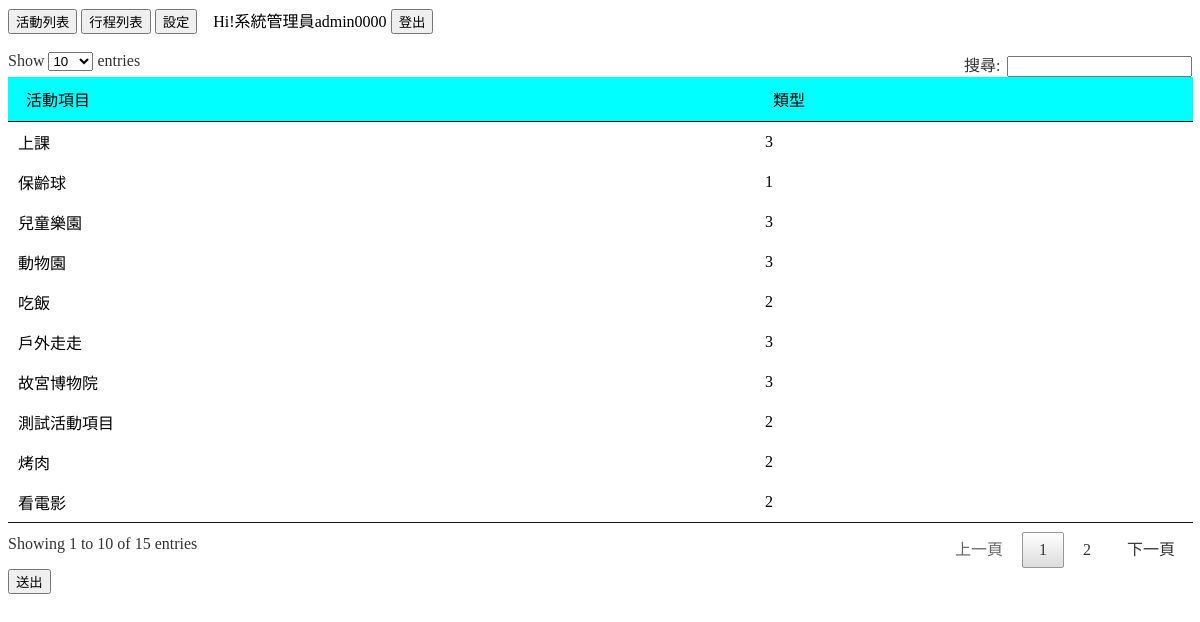
The page /plan_insert.php (signed in) on the database its author committed.
### tables this page shows
CREATE TABLE `activity` (
  `ac_id` int(6) UNSIGNED NOT NULL,
  `ac_type` int(30) NOT NULL,
  `ac_name` varchar(30) NOT NULL,
  `ac_weather` varchar(30) NOT NULL,
  `ac_drive` int(30) NOT NULL,
  `ac_carry` varchar(30) NOT NULL,
  `ac_spend` int(30) NOT NULL,
  `ac_hours` int(30) NOT NULL,
  `ac_timetype` int(30) NOT NULL,
  `ac_updatedate` timestamp NOT NULL DEFAULT CURRENT_TIMESTAMP ON UPDATE CURRENT_TIMESTAMP
);

### select_activity.php (called while the page is built)
<?php
    include("mysql.php");
    $sql = "select ac_id,ac_name,ac_type,(select name from activity_types where id = ac_type) as type_name,ac_weather,ac_drive,ac_carry,ac_spend,ac_hours from activity";
    $query = $conn->query($sql);
    $active = $query->fetchAll(PDO::FETCH_ASSOC);
?>

### plan_insert.php (the view, shortened to what this page needs)
<html>
  <head>
  </head>
<link href="jquery.dataTables.min.css" rel="stylesheet" />
<?php session_start();
    include("mysql.php");
    $us_admin = $_SESSION['us_admin'];
    if(!empty($us_admin)){
        include("select_activity.php");
    }
 ?>
  <body>
    <form name="showForm" method="post">
        <input type="button" value="活動列表" onClick="show('activity')"/>
        <input type="button" value="行程列表" onClick="show('plan')"/>
        <input type="button" value="設定" onClick="show('setting')"/>
        &nbsp&nbsp
        Hi!<?php echo $_SESSION['us_name'];
        echo $_SESSION['us_account'];?>
        <input type="button" value="登出" onClick="show('sign_out')"/>
        <br/><br/>
        <table id="example">
	<thead>
        <tr>
            <td bgcolor="#00FFFF">活動項目</td>
            <td bgcolor="#00FFFF">類型</td>
        </tr>
	</thead>
	<tbody>
        <?php
            foreach ($active as $key => $value) {
        ?>
         <tr>
            <td class="ac_name">
                    <?php echo $value["ac_name"]?>
            </td>
            <td class="ac_type">
                    <?php echo $value["ac_type"]?>
            </td>
        </tr>
        <?php
            }
        ?>
	</tbody>
</table>
        <input type="submit" value="送出" onClick="go_plan()"/>
    </form>
  </body>
</html>

### rows shown on the page
activity: ac_name "保齡球", ac_type "1"
activity: ac_name "吃飯", ac_type "2"
activity: ac_name "看電影", ac_type "2"
activity: ac_name "戶外走走", ac_type "3"
activity: ac_name "動物園", ac_type "3"
activity: ac_name "故宮博物院", ac_type "3"
activity: ac_name "兒童樂園", ac_type "3"
activity: ac_name "上課", ac_type "3"
activity: ac_name "測試活動項目", ac_type "2"
activity: ac_name "烤肉", ac_type "2"

### other values the page prints
$_SESSION['us_name'] "系統管理員"
$_SESSION['us_account'] "admin0000"
